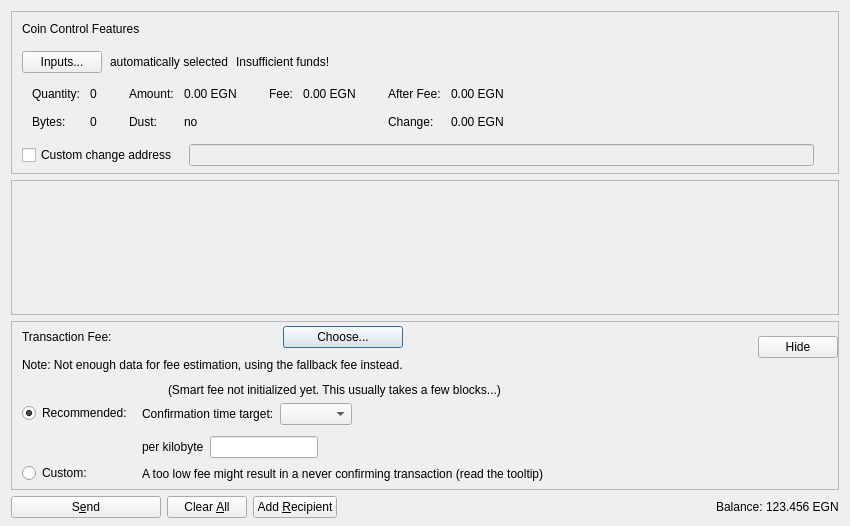
<?xml version="1.0" encoding="UTF-8"?>
<ui version="4.0">
 <class>SendCoinsDialog</class>
 <widget class="QDialog" name="SendCoinsDialog">
  <property name="geometry">
   <rect>
    <x>0</x>
    <y>0</y>
    <width>850</width>
    <height>526</height>
   </rect>
  </property>
  <property name="windowTitle">
   <string>Send Coins</string>
  </property>
  <layout class="QVBoxLayout" name="verticalLayout" stretch="0,1,0,0">
   <property name="bottomMargin">
    <number>8</number>
   </property>
   <item>
    <widget class="QFrame" name="frameCoinControl">
     <property name="sizePolicy">
      <sizepolicy hsizetype="Expanding" vsizetype="Expanding">
       <horstretch>0</horstretch>
       <verstretch>0</verstretch>
      </sizepolicy>
     </property>
     <property name="maximumSize">
      <size>
       <width>16777215</width>
       <height>16777215</height>
      </size>
     </property>
     <property name="frameShape">
      <enum>QFrame::StyledPanel</enum>
     </property>
     <property name="frameShadow">
      <enum>QFrame::Sunken</enum>
     </property>
     <layout class="QVBoxLayout" name="verticalLayoutCoinControl2">
      <property name="spacing">
       <number>0</number>
      </property>
      <property name="leftMargin">
       <number>0</number>
      </property>
      <property name="topMargin">
       <number>0</number>
      </property>
      <property name="rightMargin">
       <number>0</number>
      </property>
      <property name="bottomMargin">
       <number>6</number>
      </property>
      <item>
       <layout class="QVBoxLayout" name="verticalLayoutCoinControl" stretch="0,0,0,0,1">
        <property name="spacing">
         <number>0</number>
        </property>
        <property name="leftMargin">
         <number>10</number>
        </property>
        <property name="topMargin">
         <number>10</number>
        </property>
        <item>
         <layout class="QHBoxLayout" name="horizontalLayoutCoinControl1">
          <property name="bottomMargin">
           <number>15</number>
          </property>
          <item>
           <widget class="QLabel" name="labelCoinControlFeatures">
            <property name="sizePolicy">
             <sizepolicy hsizetype="Preferred" vsizetype="Maximum">
              <horstretch>0</horstretch>
              <verstretch>0</verstretch>
             </sizepolicy>
            </property>
            <property name="text">
             <string>Coin Control Features</string>
            </property>
           </widget>
          </item>
         </layout>
        </item>
        <item>
         <layout class="QHBoxLayout" name="horizontalLayoutCoinControl2" stretch="0,0,0,0">
          <property name="spacing">
           <number>8</number>
          </property>
          <property name="bottomMargin">
           <number>10</number>
          </property>
          <item>
           <widget class="QPushButton" name="pushButtonCoinControl">
            <property name="styleSheet">
             <string notr="true"/>
            </property>
            <property name="text">
             <string>Inputs...</string>
            </property>
            <property name="autoDefault">
             <bool>false</bool>
            </property>
           </widget>
          </item>
          <item>
           <widget class="QLabel" name="labelCoinControlAutomaticallySelected">
            <property name="text">
             <string>automatically selected</string>
            </property>
            <property name="margin">
             <number>5</number>
            </property>
           </widget>
          </item>
          <item>
           <widget class="QLabel" name="labelCoinControlInsuffFunds">
            <property name="text">
             <string>Insufficient funds!</string>
            </property>
            <property name="margin">
             <number>5</number>
            </property>
           </widget>
          </item>
          <item>
           <spacer name="horizontalSpacerCoinControl">
            <property name="orientation">
             <enum>Qt::Horizontal</enum>
            </property>
            <property name="sizeHint" stdset="0">
             <size>
              <width>40</width>
              <height>1</height>
             </size>
            </property>
           </spacer>
          </item>
         </layout>
        </item>
        <item>
         <widget class="QWidget" name="widgetCoinControl" native="true">
          <property name="sizePolicy">
           <sizepolicy hsizetype="Preferred" vsizetype="Preferred">
            <horstretch>0</horstretch>
            <verstretch>0</verstretch>
           </sizepolicy>
          </property>
          <property name="minimumSize">
           <size>
            <width>0</width>
            <height>0</height>
           </size>
          </property>
          <property name="styleSheet">
           <string notr="true"/>
          </property>
          <layout class="QHBoxLayout" name="horizontalLayoutCoinControl5">
           <property name="leftMargin">
            <number>0</number>
           </property>
           <property name="topMargin">
            <number>0</number>
           </property>
           <property name="rightMargin">
            <number>0</number>
           </property>
           <property name="bottomMargin">
            <number>0</number>
           </property>
           <item>
            <layout class="QHBoxLayout" name="horizontalLayoutCoinControl3" stretch="0,0,0,1">
             <property name="spacing">
              <number>20</number>
             </property>
             <property name="topMargin">
              <number>0</number>
             </property>
             <property name="bottomMargin">
              <number>10</number>
             </property>
             <item>
              <layout class="QFormLayout" name="formLayoutCoinControl1">
               <property name="horizontalSpacing">
                <number>10</number>
               </property>
               <property name="verticalSpacing">
                <number>14</number>
               </property>
               <property name="leftMargin">
                <number>10</number>
               </property>
               <property name="topMargin">
                <number>4</number>
               </property>
               <property name="rightMargin">
                <number>6</number>
               </property>
               <item row="0" column="0">
                <widget class="QLabel" name="labelCoinControlQuantityText">
                 <property name="text">
                  <string>Quantity:</string>
                 </property>
                 <property name="margin">
                  <number>0</number>
                 </property>
                </widget>
               </item>
               <item row="0" column="1">
                <widget class="QLabel" name="labelCoinControlQuantity">
                 <property name="cursor">
                  <cursorShape>IBeamCursor</cursorShape>
                 </property>
                 <property name="contextMenuPolicy">
                  <enum>Qt::ActionsContextMenu</enum>
                 </property>
                 <property name="text">
                  <string notr="true">0</string>
                 </property>
                 <property name="margin">
                  <number>0</number>
                 </property>
                 <property name="textInteractionFlags">
                  <set>Qt::LinksAccessibleByMouse|Qt::TextSelectableByKeyboard|Qt::TextSelectableByMouse</set>
                 </property>
                </widget>
               </item>
               <item row="1" column="0">
                <widget class="QLabel" name="labelCoinControlBytesText">
                 <property name="text">
                  <string>Bytes:</string>
                 </property>
                </widget>
               </item>
               <item row="1" column="1">
                <widget class="QLabel" name="labelCoinControlBytes">
                 <property name="cursor">
                  <cursorShape>IBeamCursor</cursorShape>
                 </property>
                 <property name="contextMenuPolicy">
                  <enum>Qt::ActionsContextMenu</enum>
                 </property>
                 <property name="text">
                  <string notr="true">0</string>
                 </property>
                 <property name="textInteractionFlags">
                  <set>Qt::LinksAccessibleByMouse|Qt::TextSelectableByKeyboard|Qt::TextSelectableByMouse</set>
                 </property>
                </widget>
               </item>
              </layout>
             </item>
             <item>
              <layout class="QFormLayout" name="formLayoutCoinControl2">
               <property name="horizontalSpacing">
                <number>10</number>
               </property>
               <property name="verticalSpacing">
                <number>14</number>
               </property>
               <property name="leftMargin">
                <number>6</number>
               </property>
               <property name="topMargin">
                <number>4</number>
               </property>
               <property name="rightMargin">
                <number>6</number>
               </property>
               <item row="0" column="0">
                <widget class="QLabel" name="labelCoinControlAmountText">
                 <property name="text">
                  <string>Amount:</string>
                 </property>
                 <property name="margin">
                  <number>0</number>
                 </property>
                </widget>
               </item>
               <item row="0" column="1">
                <widget class="QLabel" name="labelCoinControlAmount">
                 <property name="cursor">
                  <cursorShape>IBeamCursor</cursorShape>
                 </property>
                 <property name="contextMenuPolicy">
                  <enum>Qt::ActionsContextMenu</enum>
                 </property>
                 <property name="text">
                  <string notr="true">0.00 EGN</string>
                 </property>
                 <property name="textInteractionFlags">
                  <set>Qt::LinksAccessibleByMouse|Qt::TextSelectableByKeyboard|Qt::TextSelectableByMouse</set>
                 </property>
                </widget>
               </item>
               <item row="1" column="0">
                <widget class="QLabel" name="labelCoinControlLowOutputText">
                 <property name="text">
                  <string>Dust:</string>
                 </property>
                </widget>
               </item>
               <item row="1" column="1">
                <widget class="QLabel" name="labelCoinControlLowOutput">
                 <property name="cursor">
                  <cursorShape>IBeamCursor</cursorShape>
                 </property>
                 <property name="contextMenuPolicy">
                  <enum>Qt::ActionsContextMenu</enum>
                 </property>
                 <property name="text">
                  <string notr="true">no</string>
                 </property>
                 <property name="textInteractionFlags">
                  <set>Qt::LinksAccessibleByMouse|Qt::TextSelectableByKeyboard|Qt::TextSelectableByMouse</set>
                 </property>
                </widget>
               </item>
              </layout>
             </item>
             <item>
              <layout class="QFormLayout" name="formLayoutCoinControl3">
               <property name="horizontalSpacing">
                <number>10</number>
               </property>
               <property name="verticalSpacing">
                <number>14</number>
               </property>
               <property name="leftMargin">
                <number>6</number>
               </property>
               <property name="topMargin">
                <number>4</number>
               </property>
               <property name="rightMargin">
                <number>6</number>
               </property>
               <item row="0" column="0">
                <widget class="QLabel" name="labelCoinControlFeeText">
                 <property name="text">
                  <string>Fee:</string>
                 </property>
                 <property name="margin">
                  <number>0</number>
                 </property>
                </widget>
               </item>
               <item row="0" column="1">
                <widget class="QLabel" name="labelCoinControlFee">
                 <property name="cursor">
                  <cursorShape>IBeamCursor</cursorShape>
                 </property>
                 <property name="contextMenuPolicy">
                  <enum>Qt::ActionsContextMenu</enum>
                 </property>
                 <property name="text">
                  <string notr="true">0.00 EGN</string>
                 </property>
                 <property name="textInteractionFlags">
                  <set>Qt::LinksAccessibleByMouse|Qt::TextSelectableByKeyboard|Qt::TextSelectableByMouse</set>
                 </property>
                </widget>
               </item>
              </layout>
             </item>
             <item>
              <layout class="QFormLayout" name="formLayoutCoinControl4">
               <property name="horizontalSpacing">
                <number>10</number>
               </property>
               <property name="verticalSpacing">
                <number>14</number>
               </property>
               <property name="leftMargin">
                <number>6</number>
               </property>
               <property name="topMargin">
                <number>4</number>
               </property>
               <property name="rightMargin">
                <number>6</number>
               </property>
               <item row="0" column="0">
                <widget class="QLabel" name="labelCoinControlAfterFeeText">
                 <property name="text">
                  <string>After Fee:</string>
                 </property>
                 <property name="margin">
                  <number>0</number>
                 </property>
                </widget>
               </item>
               <item row="0" column="1">
                <widget class="QLabel" name="labelCoinControlAfterFee">
                 <property name="cursor">
                  <cursorShape>IBeamCursor</cursorShape>
                 </property>
                 <property name="contextMenuPolicy">
                  <enum>Qt::ActionsContextMenu</enum>
                 </property>
                 <property name="text">
                  <string notr="true">0.00 EGN</string>
                 </property>
                 <property name="textInteractionFlags">
                  <set>Qt::LinksAccessibleByMouse|Qt::TextSelectableByKeyboard|Qt::TextSelectableByMouse</set>
                 </property>
                </widget>
               </item>
               <item row="1" column="0">
                <widget class="QLabel" name="labelCoinControlChangeText">
                 <property name="text">
                  <string>Change:</string>
                 </property>
                </widget>
               </item>
               <item row="1" column="1">
                <widget class="QLabel" name="labelCoinControlChange">
                 <property name="cursor">
                  <cursorShape>IBeamCursor</cursorShape>
                 </property>
                 <property name="contextMenuPolicy">
                  <enum>Qt::ActionsContextMenu</enum>
                 </property>
                 <property name="text">
                  <string notr="true">0.00 EGN</string>
                 </property>
                 <property name="textInteractionFlags">
                  <set>Qt::LinksAccessibleByMouse|Qt::TextSelectableByKeyboard|Qt::TextSelectableByMouse</set>
                 </property>
                </widget>
               </item>
              </layout>
             </item>
            </layout>
           </item>
          </layout>
         </widget>
        </item>
        <item>
         <layout class="QHBoxLayout" name="horizontalLayoutCoinControl4" stretch="0,0,0">
          <property name="spacing">
           <number>12</number>
          </property>
          <property name="sizeConstraint">
           <enum>QLayout::SetDefaultConstraint</enum>
          </property>
          <property name="topMargin">
           <number>5</number>
          </property>
          <property name="rightMargin">
           <number>5</number>
          </property>
          <item>
           <widget class="QCheckBox" name="checkBoxCoinControlChange">
            <property name="toolTip">
             <string>If this is activated, but the change address is empty or invalid, change will be sent to a newly generated address.</string>
            </property>
            <property name="text">
             <string>Custom change address</string>
            </property>
           </widget>
          </item>
          <item>
           <widget class="QValidatedLineEdit" name="lineEditCoinControlChange">
            <property name="enabled">
             <bool>false</bool>
            </property>
            <property name="sizePolicy">
             <sizepolicy hsizetype="Expanding" vsizetype="Fixed">
              <horstretch>0</horstretch>
              <verstretch>0</verstretch>
             </sizepolicy>
            </property>
           </widget>
          </item>
          <item>
           <widget class="QLabel" name="labelCoinControlChangeLabel">
            <property name="sizePolicy">
             <sizepolicy hsizetype="Preferred" vsizetype="Expanding">
              <horstretch>0</horstretch>
              <verstretch>0</verstretch>
             </sizepolicy>
            </property>
            <property name="minimumSize">
             <size>
              <width>0</width>
              <height>0</height>
             </size>
            </property>
            <property name="text">
             <string/>
            </property>
            <property name="margin">
             <number>3</number>
            </property>
           </widget>
          </item>
         </layout>
        </item>
        <item>
         <spacer name="verticalSpacerCoinControl">
          <property name="orientation">
           <enum>Qt::Vertical</enum>
          </property>
          <property name="sizeHint" stdset="0">
           <size>
            <width>800</width>
            <height>1</height>
           </size>
          </property>
         </spacer>
        </item>
       </layout>
      </item>
     </layout>
    </widget>
   </item>
   <item>
    <widget class="QScrollArea" name="scrollArea">
     <property name="widgetResizable">
      <bool>true</bool>
     </property>
     <widget class="QWidget" name="scrollAreaWidgetContents">
      <property name="geometry">
       <rect>
        <x>0</x>
        <y>0</y>
        <width>830</width>
        <height>104</height>
       </rect>
      </property>
      <layout class="QVBoxLayout" name="verticalLayout_2" stretch="0,1">
       <property name="leftMargin">
        <number>0</number>
       </property>
       <property name="topMargin">
        <number>0</number>
       </property>
       <property name="rightMargin">
        <number>0</number>
       </property>
       <property name="bottomMargin">
        <number>0</number>
       </property>
       <item>
        <layout class="QVBoxLayout" name="entries">
         <property name="spacing">
          <number>6</number>
         </property>
        </layout>
       </item>
       <item>
        <spacer name="verticalSpacer">
         <property name="orientation">
          <enum>Qt::Vertical</enum>
         </property>
         <property name="sizeHint" stdset="0">
          <size>
           <width>20</width>
           <height>40</height>
          </size>
         </property>
        </spacer>
       </item>
      </layout>
     </widget>
    </widget>
   </item>
   <item>
    <widget class="QFrame" name="frameFee">
     <property name="sizePolicy">
      <sizepolicy hsizetype="Expanding" vsizetype="Expanding">
       <horstretch>0</horstretch>
       <verstretch>0</verstretch>
      </sizepolicy>
     </property>
     <property name="maximumSize">
      <size>
       <width>16777215</width>
       <height>16777215</height>
      </size>
     </property>
     <property name="frameShape">
      <enum>QFrame::StyledPanel</enum>
     </property>
     <property name="frameShadow">
      <enum>QFrame::Sunken</enum>
     </property>
     <layout class="QVBoxLayout" name="verticalLayoutFee1">
      <property name="spacing">
       <number>0</number>
      </property>
      <property name="leftMargin">
       <number>0</number>
      </property>
      <property name="topMargin">
       <number>0</number>
      </property>
      <property name="rightMargin">
       <number>0</number>
      </property>
      <property name="bottomMargin">
       <number>0</number>
      </property>
      <item>
       <layout class="QVBoxLayout" name="verticalLayoutFee2" stretch="0,0,0">
        <property name="spacing">
         <number>0</number>
        </property>
        <property name="leftMargin">
         <number>10</number>
        </property>
        <property name="topMargin">
         <number>0</number>
        </property>
        <item>
         <layout class="QHBoxLayout" name="horizontalLayoutFee1">
          <property name="bottomMargin">
           <number>0</number>
          </property>
          <item>
           <layout class="QVBoxLayout" name="verticalLayoutFee7">
            <property name="spacing">
             <number>0</number>
            </property>
            <item>
             <spacer name="verticalSpacerSmartFee">
              <property name="orientation">
               <enum>Qt::Vertical</enum>
              </property>
              <property name="sizeType">
               <enum>QSizePolicy::Fixed</enum>
              </property>
              <property name="sizeHint" stdset="0">
               <size>
                <width>1</width>
                <height>4</height>
               </size>
              </property>
             </spacer>
            </item>
            <item>
             <layout class="QHBoxLayout" name="horizontalLayoutSmartFee">
              <property name="spacing">
               <number>10</number>
              </property>
              <item>
               <widget class="QLabel" name="labelFeeHeadline">
                <property name="sizePolicy">
                 <sizepolicy hsizetype="Preferred" vsizetype="Maximum">
                  <horstretch>0</horstretch>
                  <verstretch>0</verstretch>
                 </sizepolicy>
                </property>
                <property name="text">
                 <string>Transaction Fee:</string>
                </property>
               </widget>
              </item>
              <item>
               <widget class="QLabel" name="labelFeeMinimized">
                <property name="text">
                 <string/>
                </property>
               </widget>
              </item>
              <item>
               <widget class="QPushButton" name="buttonChooseFee">
                <property name="text">
                 <string>Choose...</string>
                </property>
               </widget>
              </item>
             </layout>
            </item>
            <item>
             <spacer name="verticalSpacer_7">
              <property name="orientation">
               <enum>Qt::Vertical</enum>
              </property>
              <property name="sizeHint" stdset="0">
               <size>
                <width>1</width>
                <height>10</height>
               </size>
              </property>
             </spacer>
            </item>
            <item>
             <widget class="QLabel" name="fallbackFeeWarningLabel">
              <property name="toolTip">
               <string>Using the fallbackfee can result in sending a transaction that will take several hours or days (or never) to confirm. Consider choosing your fee manually or wait until you have validated the complete chain.</string>
              </property>
              <property name="text">
               <string>Note: Not enough data for fee estimation, using the fallback fee instead.</string>
              </property>
              <property name="wordWrap">
               <bool>false</bool>
              </property>
             </widget>
            </item>
            <item>
             <spacer name="verticalSpacer_5">
              <property name="orientation">
               <enum>Qt::Vertical</enum>
              </property>
              <property name="sizeHint" stdset="0">
               <size>
                <width>1</width>
                <height>1</height>
               </size>
              </property>
             </spacer>
            </item>
           </layout>
          </item>
          <item>
           <spacer name="horizontalSpacer_4">
            <property name="orientation">
             <enum>Qt::Horizontal</enum>
            </property>
            <property name="sizeHint" stdset="0">
             <size>
              <width>1</width>
              <height>1</height>
             </size>
            </property>
           </spacer>
          </item>
          <item>
           <widget class="QPushButton" name="buttonMinimizeFee">
            <property name="toolTip">
             <string>Hide transaction fee settings</string>
            </property>
            <property name="text">
             <string>Hide</string>
            </property>
           </widget>
          </item>
         </layout>
        </item>
        <item>
         <widget class="QFrame" name="frameFeeSelection">
          <layout class="QVBoxLayout" name="verticalLayoutFee12">
           <property name="spacing">
            <number>0</number>
           </property>
           <property name="leftMargin">
            <number>0</number>
           </property>
           <property name="topMargin">
            <number>0</number>
           </property>
           <property name="rightMargin">
            <number>0</number>
           </property>
           <property name="bottomMargin">
            <number>0</number>
           </property>
           <item>
            <layout class="QGridLayout" name="gridLayoutFee">
             <property name="topMargin">
              <number>10</number>
             </property>
             <property name="bottomMargin">
              <number>4</number>
             </property>
             <property name="horizontalSpacing">
              <number>10</number>
             </property>
             <property name="verticalSpacing">
              <number>4</number>
             </property>
             <item row="1" column="1">
              <layout class="QVBoxLayout" name="verticalLayoutFee8">
               <property name="spacing">
                <number>6</number>
               </property>
               <property name="topMargin">
                <number>3</number>
               </property>
               <item>
                <layout class="QHBoxLayout" name="horizontalLayoutFee13" stretch="0,0,1">
                 <item>
                  <widget class="QLabel" name="labelCustomPerKilobyte">
                   <property name="toolTip">
                    <string>If the custom fee is set to 1000 EGNm and the transaction is only 250 bytes, then &quot;per kilobyte&quot; only pays 250 EGNm in fee,&lt;br /&gt;while &quot;at least&quot; pays 1000 EGNm. For transactions bigger than a kilobyte both pay by kilobyte.</string>
                   </property>
                   <property name="text">
                    <string>per kilobyte</string>
                   </property>
                  </widget>
                 </item>
                 <item>
                  <widget class="BitcoinAmountField" name="customFee"/>
                 </item>
                 <item>
                  <spacer name="horizontalSpacer_6">
                   <property name="orientation">
                    <enum>Qt::Horizontal</enum>
                   </property>
                   <property name="sizeHint" stdset="0">
                    <size>
                     <width>1</width>
                     <height>1</height>
                    </size>
                   </property>
                  </spacer>
                 </item>
                </layout>
               </item>
               <item>
                <layout class="QHBoxLayout" name="horizontalLayoutFee8">
                 <item>
                  <widget class="QLabel" name="labelCustomFeeWarning">
                   <property name="enabled">
                    <bool>true</bool>
                   </property>
                   <property name="toolTip">
                    <string>When there is less transaction volume than space in the blocks, miners as well as relaying nodes may enforce a minimum fee. Paying only this minimum fee is just fine, but be aware that this can result in a never confirming transaction once there is more demand for egamingcoin transactions than the network can process.</string>
                   </property>
                   <property name="text">
                    <string>A too low fee might result in a never confirming transaction (read the tooltip)</string>
                   </property>
                  </widget>
                 </item>
                 <item>
                  <spacer name="horizontalSpacer_2">
                   <property name="orientation">
                    <enum>Qt::Horizontal</enum>
                   </property>
                   <property name="sizeHint" stdset="0">
                    <size>
                     <width>1</width>
                     <height>1</height>
                    </size>
                   </property>
                  </spacer>
                 </item>
                </layout>
               </item>
              </layout>
             </item>
             <item row="0" column="0">
              <layout class="QVBoxLayout" name="verticalLayoutFee4" stretch="0,1">
               <property name="topMargin">
                <number>20</number>
               </property>
               <property name="bottomMargin">
                <number>3</number>
               </property>
               <item>
                <widget class="QRadioButton" name="radioSmartFee">
                 <property name="text">
                  <string>Recommended:</string>
                 </property>
                 <property name="checked">
                  <bool>true</bool>
                 </property>
                 <attribute name="buttonGroup">
                  <string notr="true">groupFee</string>
                 </attribute>
                </widget>
               </item>
               <item>
                <spacer name="verticalSpacer_2">
                 <property name="orientation">
                  <enum>Qt::Vertical</enum>
                 </property>
                 <property name="sizeHint" stdset="0">
                  <size>
                   <width>1</width>
                   <height>1</height>
                  </size>
                 </property>
                </spacer>
               </item>
              </layout>
             </item>
             <item row="1" column="0">
              <layout class="QVBoxLayout" name="verticalLayoutFee9" stretch="0,1">
               <property name="topMargin">
                <number>30</number>
               </property>
               <item>
                <widget class="QRadioButton" name="radioCustomFee">
                 <property name="text">
                  <string>Custom:</string>
                 </property>
                 <attribute name="buttonGroup">
                  <string notr="true">groupFee</string>
                 </attribute>
                </widget>
               </item>
               <item>
                <spacer name="verticalSpacer_6">
                 <property name="orientation">
                  <enum>Qt::Vertical</enum>
                 </property>
                 <property name="sizeHint" stdset="0">
                  <size>
                   <width>1</width>
                   <height>1</height>
                  </size>
                 </property>
                </spacer>
               </item>
              </layout>
             </item>
             <item row="0" column="1">
              <layout class="QVBoxLayout" name="verticalLayoutFee3" stretch="0,0,1">
               <property name="spacing">
                <number>6</number>
               </property>
               <property name="topMargin">
                <number>0</number>
               </property>
               <property name="bottomMargin">
                <number>3</number>
               </property>
               <item>
                <layout class="QHBoxLayout" name="horizontalLayoutFee12">
                 <item>
                  <widget class="QLabel" name="labelSmartFee">
                   <property name="text">
                    <string/>
                   </property>
                  </widget>
                 </item>
                 <item>
                  <widget class="QLabel" name="labelFeeEstimation">
                   <property name="text">
                    <string/>
                   </property>
                  </widget>
                 </item>
                 <item>
                  <widget class="QLabel" name="labelSmartFee2">
                   <property name="text">
                    <string>(Smart fee not initialized yet. This usually takes a few blocks...)</string>
                   </property>
                  </widget>
                 </item>
                 <item>
                  <spacer name="horizontalSpacer_5">
                   <property name="orientation">
                    <enum>Qt::Horizontal</enum>
                   </property>
                   <property name="sizeHint" stdset="0">
                    <size>
                     <width>1</width>
                     <height>1</height>
                    </size>
                   </property>
                  </spacer>
                 </item>
                </layout>
               </item>
               <item>
                <layout class="QHBoxLayout" name="horizontalLayoutFee9">
                 <item>
                  <layout class="QVBoxLayout" name="verticalLayoutFee6">
                   <item>
                    <widget class="QLabel" name="labelSmartFee3">
                     <property name="text">
                      <string>Confirmation time target:</string>
                     </property>
                    </widget>
                   </item>
                  </layout>
                 </item>
                 <item>
                  <layout class="QVBoxLayout" name="verticalLayoutFee5">
                   <property name="rightMargin">
                    <number>30</number>
                   </property>
                   <item>
                    <layout class="QHBoxLayout" name="horizontalLayoutConfTarget">
                     <property name="bottomMargin">
                      <number>0</number>
                     </property>
                     <item>
                      <widget class="QComboBox" name="confTargetSelector"/>
                     </item>
                     <item>
                      <spacer name="horizontalSpacerConfTarget">
                       <property name="orientation">
                        <enum>Qt::Horizontal</enum>
                       </property>
                       <property name="sizeHint" stdset="0">
                        <size>
                         <width>40</width>
                         <height>20</height>
                        </size>
                       </property>
                      </spacer>
                     </item>
                    </layout>
                   </item>
                  </layout>
                 </item>
                </layout>
               </item>
               <item>
                <spacer name="verticalSpacer_4">
                 <property name="orientation">
                  <enum>Qt::Vertical</enum>
                 </property>
                 <property name="sizeHint" stdset="0">
                  <size>
                   <width>1</width>
                   <height>1</height>
                  </size>
                 </property>
                </spacer>
               </item>
              </layout>
             </item>
            </layout>
           </item>
          </layout>
         </widget>
        </item>
        <item>
         <spacer name="verticalSpacerFee">
          <property name="orientation">
           <enum>Qt::Vertical</enum>
          </property>
          <property name="sizeHint" stdset="0">
           <size>
            <width>800</width>
            <height>1</height>
           </size>
          </property>
         </spacer>
        </item>
       </layout>
      </item>
     </layout>
    </widget>
   </item>
   <item>
    <layout class="QHBoxLayout" name="horizontalLayout">
     <item>
      <widget class="QPushButton" name="sendButton">
       <property name="minimumSize">
        <size>
         <width>150</width>
         <height>0</height>
        </size>
       </property>
       <property name="toolTip">
        <string>Confirm the send action</string>
       </property>
       <property name="text">
        <string>S&amp;end</string>
       </property>
       <property name="autoDefault">
        <bool>false</bool>
       </property>
       <property name="default">
        <bool>false</bool>
       </property>
      </widget>
     </item>
     <item>
      <widget class="QPushButton" name="clearButton">
       <property name="sizePolicy">
        <sizepolicy hsizetype="Minimum" vsizetype="Fixed">
         <horstretch>0</horstretch>
         <verstretch>0</verstretch>
        </sizepolicy>
       </property>
       <property name="toolTip">
        <string>Clear all fields of the form.</string>
       </property>
       <property name="text">
        <string>Clear &amp;All</string>
       </property>
       <property name="autoDefault">
        <bool>false</bool>
       </property>
      </widget>
     </item>
     <item>
      <widget class="QPushButton" name="addButton">
       <property name="toolTip">
        <string>Send to multiple recipients at once</string>
       </property>
       <property name="text">
        <string>Add &amp;Recipient</string>
       </property>
       <property name="autoDefault">
        <bool>false</bool>
       </property>
      </widget>
     </item>
     <item>
      <spacer name="horizontalSpacer">
       <property name="orientation">
        <enum>Qt::Horizontal</enum>
       </property>
       <property name="sizeHint" stdset="0">
        <size>
         <width>40</width>
         <height>20</height>
        </size>
       </property>
      </spacer>
     </item>
     <item>
      <layout class="QHBoxLayout" name="horizontalLayout_2">
       <property name="spacing">
        <number>3</number>
       </property>
       <item>
        <widget class="QLabel" name="labelBalanceName">
         <property name="text">
          <string>Balance:</string>
         </property>
        </widget>
       </item>
       <item>
        <widget class="QLabel" name="labelBalance">
         <property name="sizePolicy">
          <sizepolicy hsizetype="Preferred" vsizetype="Preferred">
           <horstretch>0</horstretch>
           <verstretch>0</verstretch>
          </sizepolicy>
         </property>
         <property name="cursor">
          <cursorShape>IBeamCursor</cursorShape>
         </property>
         <property name="text">
          <string notr="true">123.456 EGN</string>
         </property>
         <property name="textInteractionFlags">
          <set>Qt::LinksAccessibleByMouse|Qt::TextSelectableByKeyboard|Qt::TextSelectableByMouse</set>
         </property>
        </widget>
       </item>
      </layout>
     </item>
    </layout>
   </item>
  </layout>
 </widget>
 <customwidgets>
  <customwidget>
   <class>QValidatedLineEdit</class>
   <extends>QLineEdit</extends>
   <header>qt/qvalidatedlineedit.h</header>
  </customwidget>
  <customwidget>
   <class>BitcoinAmountField</class>
   <extends>QLineEdit</extends>
   <header>qt/bitcoinamountfield.h</header>
   <container>1</container>
  </customwidget>
 </customwidgets>
 <resources>
  <include location="../egamingcoin.qrc"/>
 </resources>
 <connections/>
 <buttongroups>
  <buttongroup name="groupFee"/>
 </buttongroups>
</ui>
